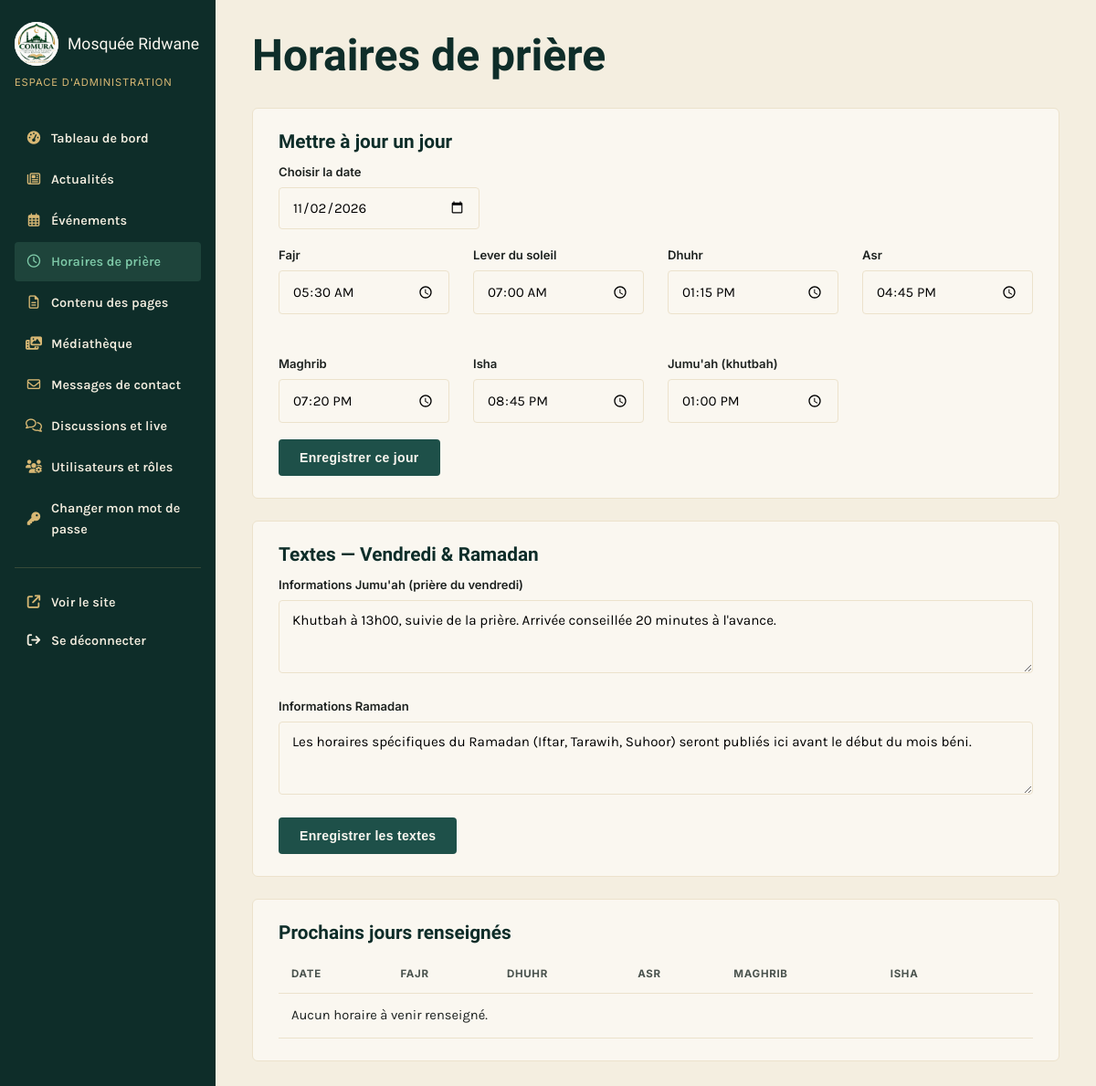
The app's page /admin/horaires.php?date=2026-11-02 (signed in) with its own data.
### tables this page shows
CREATE TABLE IF NOT EXISTS horaires_prieres (
    id INT AUTO_INCREMENT PRIMARY KEY,
    date_jour DATE NOT NULL UNIQUE,
    fajr TIME,
    lever_soleil TIME,
    dhuhr TIME,
    asr TIME,
    maghrib TIME,
    isha TIME,
    jumuah TIME
);

CREATE TABLE IF NOT EXISTS pages_contenu (
    id INT AUTO_INCREMENT PRIMARY KEY,
    cle VARCHAR(100) NOT NULL UNIQUE,       
    titre VARCHAR(255),
    contenu TEXT,
    image VARCHAR(255),
    date_maj DATETIME DEFAULT CURRENT_TIMESTAMP ON UPDATE CURRENT_TIMESTAMP
);

### includes/functions.php (called while the page is built, shortened)
<?php
function h($texte) {
    return htmlspecialchars($texte ?? '', ENT_QUOTES, 'UTF-8');
}
function getContenu($cle) {
    global $pdo;
    static $cache = [];
    $stmt = $pdo->prepare("SELECT * FROM pages_contenu WHERE cle = ?");
    $stmt->execute([$cle]);
    $cache[$cle] = $stmt->fetch();
    return $cache[$cle];
}
function contenuTexte($cle, $defaut = '') {
    $c = getContenu($cle);
    return $c ? $c['contenu'] : $defaut;
}

### admin/horaires.php (the view, shortened to what this page needs)
<?php
require_once __DIR__ . '/../config/config.php';
$dateSelectionnee = $_GET['date'] ?? date('Y-m-d');
$stmt = $pdo->prepare("SELECT * FROM horaires_prieres WHERE date_jour = ?");
$stmt->execute([$dateSelectionnee]);
$horaires = $stmt->fetch() ?: [];
$prochains = $pdo->query("SELECT * FROM horaires_prieres WHERE date_jour >= CURDATE() ORDER BY date_jour ASC LIMIT 14")->fetchAll();
require_once __DIR__ . '/includes/admin-header.php';
?>
<div class="admin-entete"><h1>Horaires de prière</h1></div>
<div class="admin-carte">
    <h3 style="margin-top:0;">Mettre à jour un jour</h3>
    <form method="get" style="margin-bottom:18px;">
        <div class="champ" style="max-width:220px;">
            <label for="date">Choisir la date</label>
            <input type="date" id="date" name="date" value="<?= h($dateSelectionnee) ?>" onchange="this.form.submit()">
        </div>
    </form>
    <form method="post">
        <div class="grille grille-4">
            <div class="champ"><label>Fajr</label><input type="time" name="fajr" value="<?= h(substr($horaires['fajr'] ?? '', 0, 5)) ?>"></div>
            <div class="champ"><label>Lever du soleil</label><input type="time" name="lever_soleil" value="<?= h(substr($horaires['lever_soleil'] ?? '', 0, 5)) ?>"></div>
            <div class="champ"><label>Dhuhr</label><input type="time" name="dhuhr" value="<?= h(substr($horaires['dhuhr'] ?? '', 0, 5)) ?>"></div>
            <div class="champ"><label>Asr</label><input type="time" name="asr" value="<?= h(substr($horaires['asr'] ?? '', 0, 5)) ?>"></div>
            <div class="champ"><label>Maghrib</label><input type="time" name="maghrib" value="<?= h(substr($horaires['maghrib'] ?? '', 0, 5)) ?>"></div>
            <div class="champ"><label>Isha</label><input type="time" name="isha" value="<?= h(substr($horaires['isha'] ?? '', 0, 5)) ?>"></div>
            <div class="champ"><label>Jumu'ah (khutbah)</label><input type="time" name="jumuah" value="<?= h(substr($horaires['jumuah'] ?? '', 0, 5)) ?>"></div>
        </div>
        <button type="submit" class="bouton bouton-emeraude">Enregistrer ce jour</button>
    </form>
</div>
<div class="admin-carte">
    <h3 style="margin-top:0;">Textes — Vendredi &amp; Ramadan</h3>
    <form method="post">
        <div class="champ">
            <label>Informations Jumu'ah (prière du vendredi)</label>
            <textarea name="horaires_jumuah" rows="3"><?= h(contenuTexte('horaires_jumuah')) ?></textarea>
        </div>
        <div class="champ">
            <label>Informations Ramadan</label>
            <textarea name="horaires_ramadan" rows="3"><?= h(contenuTexte('horaires_ramadan')) ?></textarea>
        </div>
        <button type="submit" class="bouton bouton-emeraude">Enregistrer les textes</button>
    </form>
</div>
<div class="admin-carte">
    <h3 style="margin-top:0;">Prochains jours renseignés</h3>
    <table class="table-admin">
        <thead><tr><th>Date</th><th>Fajr</th><th>Dhuhr</th><th>Asr</th><th>Maghrib</th><th>Isha</th><th></th></tr></thead>
        <tbody>
        <?php if (!$prochains): ?><tr><td colspan="7">Aucun horaire à venir renseigné.</td></tr><?php endif; ?>
        </tbody>
    </table>
</div>
<?php require_once __DIR__ . '/includes/admin-footer.php'; ?>

### assets/css/style.css (style rules this page uses)
:root { --mint-950: #0e2d29; --mint-800: #163f39; --mint-700: #1e5049; --mint-500: #2f6f62; --eucalyptus-600: #4f9179; --eucalyptus-400: #7ec9a8; --eucalyptus-200: #bfe8d3; --eucalyptus-100: #e6f7ed; --laiton-500: #b9903f; --laiton-300: #d8b874; --laiton-100: #f1e3c3; --plâtre-50: #faf7f0; --plâtre-100: #f4eee0; --plâtre-200: #ece2cc; --encre-900: #1c211f; --encre-600: #4a534e; --rouge-alerte: #a3402f; --emeraude-700: var(--mint-700); --emeraude-800: var(--mint-800); --emeraude-950: var(--mint-950); --police-titre: 'Amiri', 'Georgia', serif; --police-texte: 'Karla', 'Segoe UI', sans-serif; --police-donnee: 'Inter', 'Segoe UI', sans-serif; --rayon: 4px; --rayon-lg: 10px; --ombre-legere: 0 2px 10px -4px rgba(14, 45, 41, 0.18); --ombre: 0 6px 24px -8px rgba(14, 45, 41, 0.25); --ombre-forte: 0 20px 48px -12px rgba(14, 45, 41, 0.38); --conteneur: 1160px; --ease-doux: cubic-bezier(0.16, 1, 0.3, 1); --duree-micro: 180ms; --duree-panneau: 320ms; }
* { box-sizing: border-box; }
html { scroll-behavior: smooth; overflow-x: hidden; }
body { margin: 0; font-family: var(--police-texte); color: var(--encre-900); background: var(--plâtre-50); line-height: 1.6; overflow-x: hidden; }
h1, h2, h3, h4 { font-family: var(--police-titre); font-weight: 700; line-height: 1.2; color: var(--mint-950); margin: 0 0 0.5em; }
h1 { font-size: clamp(2rem, 4vw, 3.2rem); }
h3 { font-size: 1.3rem; }
.bouton { display: inline-flex; align-items: center; gap: 8px; padding: 11px 22px; border-radius: var(--rayon); font-weight: 700; font-size: 0.88rem; letter-spacing: 0.02em; border: 1px solid transparent; cursor: pointer; transition: transform var(--duree-micro) var(--ease-doux), box-shadow var(--duree-micro) ease, background var(--duree-micro) ease, border-color var(--duree-micro) ease, color var(--duree-micro) ease; }
.bouton-emeraude { background: var(--mint-700); color: var(--plâtre-50); }
.grille { display: grid; gap: 26px; }
.grille-4 { grid-template-columns: repeat(4, 1fr); }
.champ { margin-bottom: 18px; }
.champ label { display: block; font-family: var(--police-donnee); font-size: 0.82rem; font-weight: 600; margin-bottom: 6px; color: var(--encre-900); }
.champ input, .champ textarea, .champ select { width: 100%; padding: 12px 14px; border: 1px solid var(--plâtre-200); border-radius: var(--rayon); font-family: var(--police-texte); font-size: 0.95rem; background: var(--plâtre-50); }

### assets/css/admin.css (style rules this page uses)
body.admin-body { background: var(--plâtre-100); font-family: var(--police-texte); }
.admin-entete { display: flex; justify-content: space-between; align-items: center; flex-wrap: wrap; gap: 14px; margin-bottom: 28px; }
.admin-entete h1 { margin: 0; }
.admin-carte { min-width: 0; overflow-x: auto; background: var(--plâtre-50); border: 1px solid var(--plâtre-200); border-radius: 6px; padding: 24px 28px; margin-bottom: 24px; }
.table-admin { width: 100%; min-width: 600px; border-collapse: collapse; font-size: 0.92rem; }
.table-admin th, .table-admin td { padding: 12px 14px; text-align: left; border-bottom: 1px solid var(--plâtre-200); }
.table-admin th { font-family: var(--police-donnee); font-size: 0.72rem; text-transform: uppercase; letter-spacing: 0.06em; color: var(--encre-600); }

### records on screen
horaires_prieres: fajr "05:30", lever_soleil "07:00", dhuhr "13:15", asr "16:45", maghrib "19:20", isha "20:45", jumuah "13:00"
pages_contenu: horaires_jumuah "Khutbah à 13h00, suivie de la prière. Arrivée conseillée 20 minutes à l'avance."
pages_contenu: horaires_ramadan "Les horaires spécifiques du Ramadan (Iftar, Tarawih, Suhoor) seront publiés ici avant le début du mois béni."
